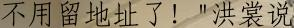
#> input picture data/img_0000001.jpg, 294 x 28 px
$ python test.py
#> lines starting #> are read from the running program, lines starting #| are printed output that depends on the picture
from PIL import Image
import cv2
import numpy as np


# [41 lines of commented-out code are left out]


img = cv2.imread('./data/img_0000001.jpg')
#> img is the input picture: shape (28, 294, 3); mean B, G, R 111.5, 135.9, 148.6
rows, cols, ch = img.shape
#> rows = 28; cols = 294; ch = 3

pts1 = np.float32([[0, 0], [cols - 1, 0], [0, rows - 1]])
#> pts1 = [[0, 0], [293, 0], [0, 27]]
pts2 = np.float32([[cols * 0.2, rows * 0.1], [cols * 0.9, rows * 0.2], [cols * 0.1, rows * 0.9]])
cv2.imshow('image1', cv2.warpAffine(img, cv2.getAffineTransform(pts1, pts2), (cols, rows)))
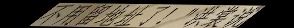
#> window 'image1': shape (28, 294, 3); mean B, G, R 65.6, 80, 87.5

pts3 = np.float32([[0, 0], [cols - 1, 0], [0, rows - 1]])
#> pts3 = [[0, 0], [293, 0], [0, 27]]
pts4 = np.float32([[cols * 0.1, rows * 0.1], [cols * 0.98, rows * 0.2], [cols * 0.02, rows * 0.9]])
cv2.imshow('image2', cv2.warpAffine(img, cv2.getAffineTransform(pts3, pts4), (cols, rows)))
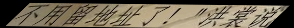
#> window 'image2': shape (28, 294, 3); mean B, G, R 81.9, 99.9, 109.3


k = cv2.waitKey(0)
#> (key Esc is pressed here)
